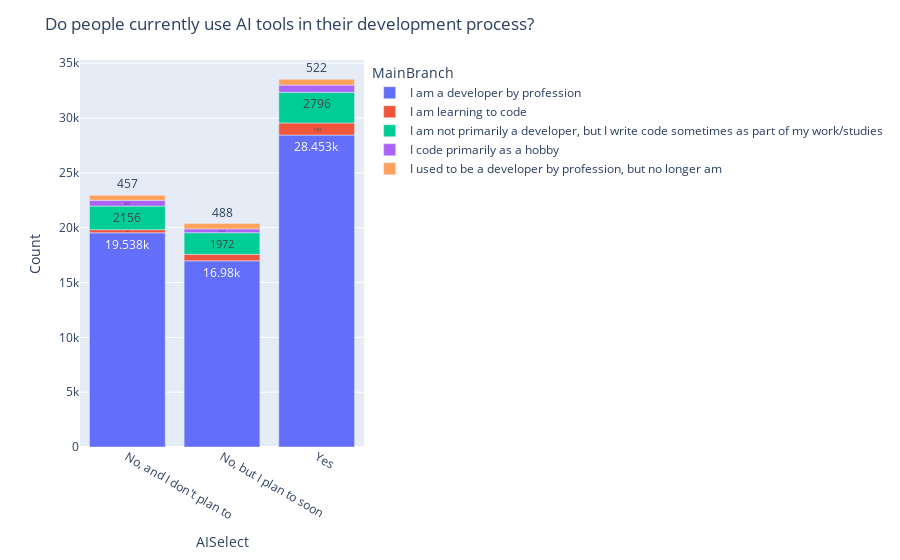

The cell this chart's notebook holds for it:
### Code cell
branch = Data.groupby(['MainBranch', 'AISelect'])['AISelect'].count()
branch = pd.DataFrame(branch)
branch = branch.rename(columns={'AISelect': 'Count'}).reset_index()

fig = px.bar(branch, x="AISelect", y="Count", color="MainBranch", text_auto=True)
fig.update_layout(title_text=" Do people currently use AI tools in their development process? ")
fig.show()
# fig = px.histogram(branch, x="AISelect", y="Count",
#              color="MainBranch", barmode='group',
#              histfunc='avg',
#              height=400)
# fig.show()

### Figure 1 — Plotly figure (JSON) as saved in the notebook; plotly's stock layout.template omitted (floating-point values rounded to 4 significant figures)
{"data": [{"alignmentgroup": "True", "hovertemplate": "MainBranch=I am a developer by profession<br>AISelect=%{x}<br>Count=%{y}<extra></extra>", "legendgroup": "I am a developer by profession", "marker": {"color": "#636efa", "pattern": {"shape": ""}}, "name": "I am a developer by profession", "offsetgroup": "I am a developer by profession", "orientation": "v", "showlegend": true, "textposition": "auto", "texttemplate": "%{y}", "type": "bar", "x": ["No, and I don't plan to", "No, but I plan to soon", "Yes"], "xaxis": "x", "y": [19538, 16980, 28453], "yaxis": "y"}, {"alignmentgroup": "True", "hovertemplate": "MainBranch=I am learning to code<br>AISelect=%{x}<br>Count=%{y}<extra></extra>", "legendgroup": "I am learning to code", "marker": {"color": "#EF553B", "pattern": {"shape": ""}}, "name": "I am learning to code", "offsetgroup": "I am learning to code", "orientation": "v", "showlegend": true, "textposition": "auto", "texttemplate": "%{y}", "type": "bar", "x": ["No, and I don't plan to", "No, but I plan to soon", "Yes"], "xaxis": "x", "y": [282, 597, 1103], "yaxis": "y"}, {"alignmentgroup": "True", "hovertemplate": "MainBranch=I am not primarily a developer, but I write code sometimes as part of my work/studies<br>AISelect=%{x}<br>Count=%{y}<extra></extra>", "legendgroup": "I am not primarily a developer, but I write code sometimes as part of my work/studies", "marker": {"color": "#00cc96", "pattern": {"shape": ""}}, "name": "I am not primarily a developer, but I write code sometimes as part of my work/studies", "offsetgroup": "I am not primarily a developer, but I write code sometimes as part of my work/studies", "orientation": "v", "showlegend": true, "textposition": "auto", "texttemplate": "%{y}", "type": "bar", "x": ["No, and I don't plan to", "No, but I plan to soon", "Yes"], "xaxis": "x", "y": [2156, 1972, 2796], "yaxis": "y"}, {"alignmentgroup": "True", "hovertemplate": "MainBranch=I code primarily as a hobby<br>AISelect=%{x}<br>Count=%{y}<extra></extra>", "legendgroup": "I code primarily as a hobby", "marker": {"color": "#ab63fa", "pattern": {"shape": ""}}, "name": "I code primarily as a hobby", "offsetgroup": "I code primarily as a hobby", "orientation": "v", "showlegend": true, "textposition": "auto", "texttemplate": "%{y}", "type": "bar", "x": ["No, and I don't plan to", "No, but I plan to soon", "Yes"], "xaxis": "x", "y": [525, 344, 659], "yaxis": "y"}, {"alignmentgroup": "True", "hovertemplate": "MainBranch=I used to be a developer by profession, but no longer am<br>AISelect=%{x}<br>Count=%{y}<extra></extra>", "legendgroup": "I used to be a developer by profession, but no longer am", "marker": {"color": "#FFA15A", "pattern": {"shape": ""}}, "name": "I used to be a developer by profession, but no longer am", "offsetgroup": "I used to be a developer by profession, but no longer am", "orientation": "v", "showlegend": true, "textposition": "auto", "texttemplate": "%{y}", "type": "bar", "x": ["No, and I don't plan to", "No, but I plan to soon", "Yes"], "xaxis": "x", "y": [457, 488, 522], "yaxis": "y"}], "layout": {"barmode": "relative", "legend": {"title": {"text": "MainBranch"}, "tracegroupgap": 0}, "margin": {"t": 60}, "title": {"text": " Do people currently use AI tools in their development process? "}, "xaxis": {"anchor": "y", "domain": [0, 1], "title": {"text": "AISelect"}}, "yaxis": {"anchor": "x", "domain": [0, 1], "title": {"text": "Count"}}}}
